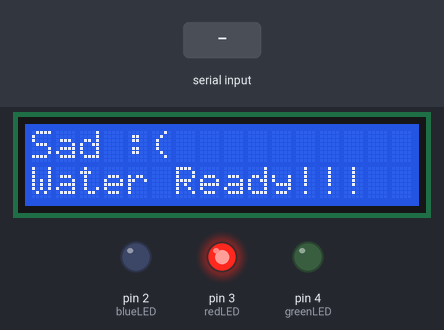
The sketch below on a simulated Arduino Uno, built with avr-gcc and run on an emulated ATmega328P. Parts: 16×2 character LCD, output pins drawn as LEDs (lit = HIGH). The inputs (shaded band) are chosen by the test bench. What the sketch prints to the serial monitor is not drawn.

Above: at 1.6 s.
1.7 s: "90,45,200,10\n" received over Serial
At 2.4 s:
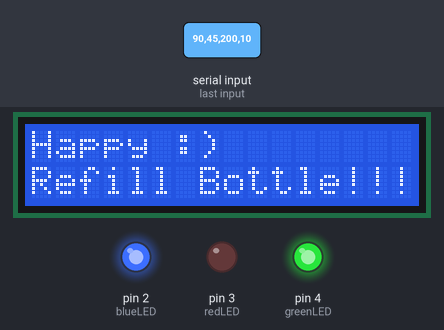
3.5 s: "30,150,10,200\n" received over Serial
At 5.1 s:
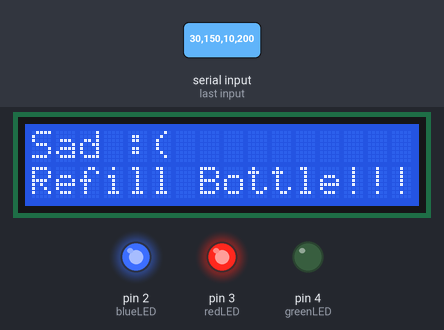
Timing chart, 0 to 6.6 s (numbered marks = the images above; inputs shaded):
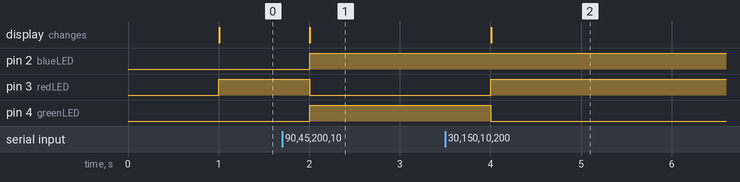

Measured:
- after the input at 1.7 s, pin 2 (blueLED), pin 4 (greenLED): LOW → HIGH after 0.30 s; pin 3 (redLED): HIGH → LOW after 0.30 s; the display: changes after 0.31 s (image 1)
- after the input at 3.5 s, pin 3 (redLED): LOW → HIGH after 0.50 s; pin 4 (greenLED): HIGH → LOW after 0.50 s; the display: changes after 0.51 s (image 2)

The sketch:

display_unit.ino
```cpp
// Arduino 3 (Display Unit)
#include <LiquidCrystal.h>


// LCD pins
const int rs = 12, en = 11, d4 = 8, d5 = 7, d6 = 6, d7 = 5;
LiquidCrystal lcd(rs, en, d4, d5, d6, d7);


// LED pins
const int greenLED = 4;
const int redLED   = 3;
const int blueLED  = 2;


String incomingData;


// Sensor values received from Main Controller
float tempValue = 0;
float humidityValue = 0;
float soilValue = 0;
float waterDistance = 0;


unsigned long lastUpdate = 0;
const unsigned long updateInterval = 1000;


void setup() {
  Serial.begin(9600);

  // no data sent yet
  lcd.begin(16, 2);
  lcd.clear();
  lcd.print("Waiting data...");


  pinMode(greenLED, OUTPUT);
  pinMode(redLED, OUTPUT);
  pinMode(blueLED, OUTPUT);


  digitalWrite(greenLED, LOW);
  digitalWrite(redLED, LOW);
  digitalWrite(blueLED, LOW);
}


void loop() {
  if (Serial.available()) {

    incomingData = Serial.readStringUntil('\n');


    int firstValue = incomingData.indexOf(',');
    int secondValue = incomingData.indexOf(',', firstValue + 1);
    int thirdValue = incomingData.indexOf(',', secondValue + 1);


    if (firstValue > 0 && secondValue > 0 && thirdValue > 0) {
      tempValue       = incomingData.substring(0, firstValue).toFloat();
      humidityValue   = incomingData.substring(firstValue + 1, secondValue).toFloat();
      soilValue       = incomingData.substring(secondValue + 1, thirdValue).toFloat();
      waterDistance   = incomingData.substring(thirdValue + 1).toFloat();

      // send the soil data to water pump
      Serial.println(soilValue);
    }
  }


  if (millis() - lastUpdate >= updateInterval) {
    lastUpdate = millis();
    updateDisplay();
  }
}


void updateDisplay() {
  lcd.clear();

  digitalWrite(greenLED, LOW);
  digitalWrite(redLED, LOW);
  digitalWrite(blueLED, LOW);


  String mood = "";
  String waterStatus = "";


  if (waterDistance >= 10) {
    waterStatus = "Refill Bottle!!!";
    digitalWrite(blueLED, HIGH);
  }
  else{
    waterStatus = "Water Ready!!!";
    digitalWrite(blueLED, LOW);
  }


  if (soilValue < 30) {
    mood = "Sad :(";
    digitalWrite(redLED, HIGH);
    digitalWrite(greenLED, LOW);
  }
  else {
    mood = "Happy :)";
    digitalWrite(greenLED, HIGH);
    digitalWrite(redLED,LOW);
  }


  // mood
  lcd.setCursor(0, 0);
  lcd.print(mood);


  // water status
  lcd.setCursor(0, 1);
  lcd.print(waterStatus);
}
```
